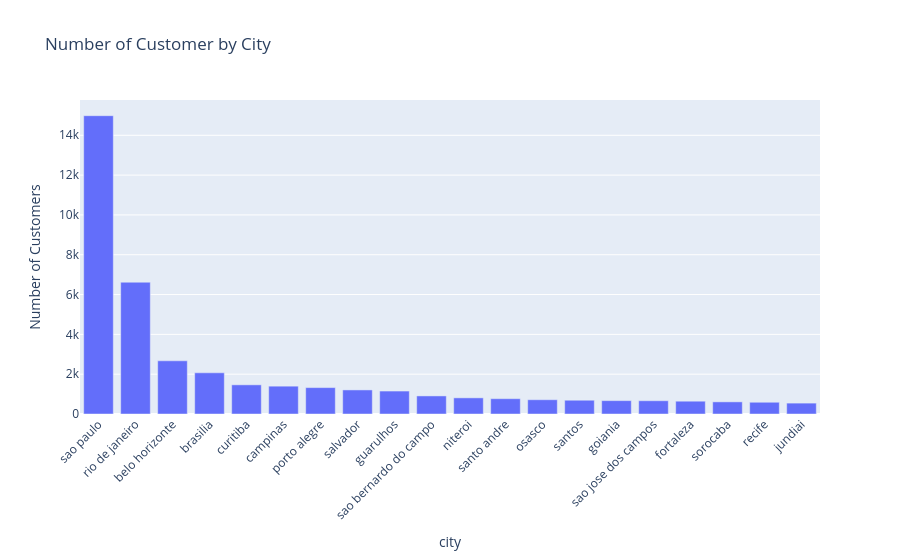

Source (notebook cell):
### Code cell
import plotly.express as px

fig = px.bar(
    x = customers_location_top20.index,
    y = customers_location_top20.values,
    title = "Number of Customer by City",
    labels={"x": "city", "y": "Number of Customers"}
)

fig.update_layout(xaxis_tickangle=-45)

fig.show()

### Figure 1 — Plotly figure (JSON) as saved in the notebook; plotly's stock layout.template omitted (floating-point values rounded to 4 significant figures)
{"data": [{"alignmentgroup": "True", "hovertemplate": "city=%{x}<br>Number of Customers=%{y}<extra></extra>", "legendgroup": "", "marker": {"color": "#636efa", "pattern": {"shape": ""}}, "name": "", "offsetgroup": "", "orientation": "v", "showlegend": false, "textposition": "auto", "type": "bar", "x": ["sao paulo", "rio de janeiro", "belo horizonte", "brasilia", "curitiba", "campinas", "porto alegre", "salvador", "guarulhos", "sao bernardo do campo", "niteroi", "santo andre", "osasco", "santos", "goiania", "sao jose dos campos", "fortaleza", "sorocaba", "recife", "jundiai"], "xaxis": "x", "y": [14984, 6620, 2672, 2069, 1465, 1398, 1326, 1209, 1153, 908, 811, 769, 717, 692, 671, 666, 643, 610, 590, 547], "yaxis": "y"}], "layout": {"barmode": "relative", "legend": {"tracegroupgap": 0}, "title": {"text": "Number of Customer by City"}, "xaxis": {"anchor": "y", "domain": [0, 1], "tickangle": -45, "title": {"text": "city"}}, "yaxis": {"anchor": "x", "domain": [0, 1], "title": {"text": "Number of Customers"}}}}
